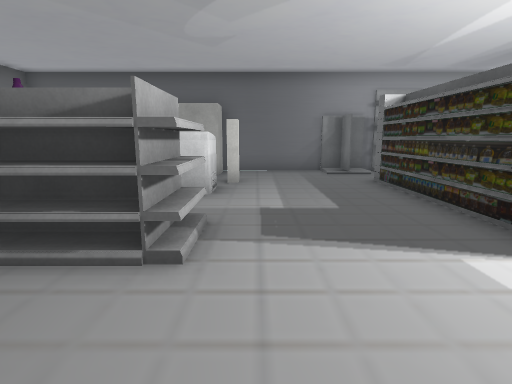
[1] (above)

16 first-person views from a walk through a 3-D level made in the Unity game engine. The camera is 1.2 m above the floor, tilts 10° down and sees 80° across. Doors are open. The floor is counted in squares, 1 m on a side. Each view is taken from the middle of a square. On the plan, view 1 faces up. The plan holds only what a view shows up to about 13 squares ahead; the rest is blank. The player character is not drawn. Some surface patterns are stand-ins.

[2]
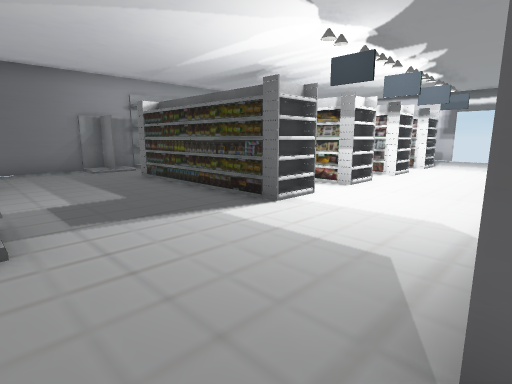

[3]
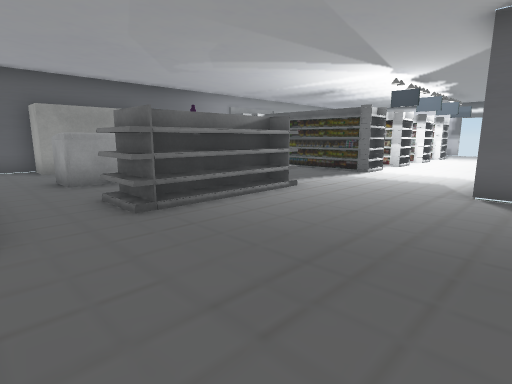

[4]
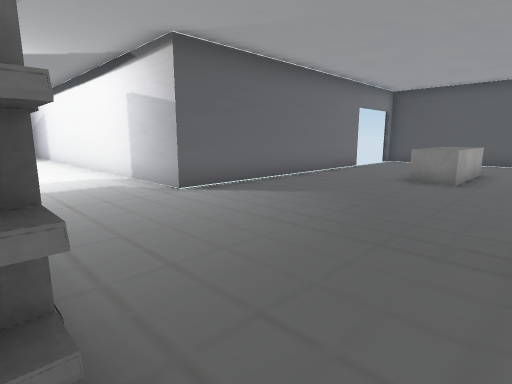

[5]
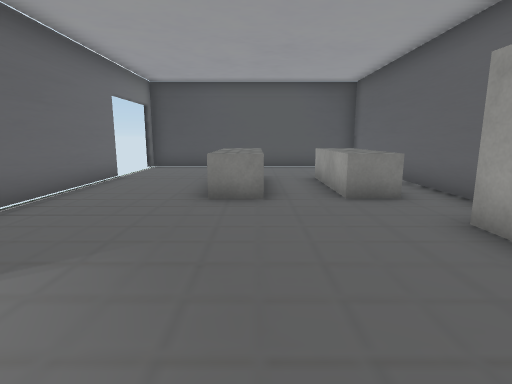

[6]
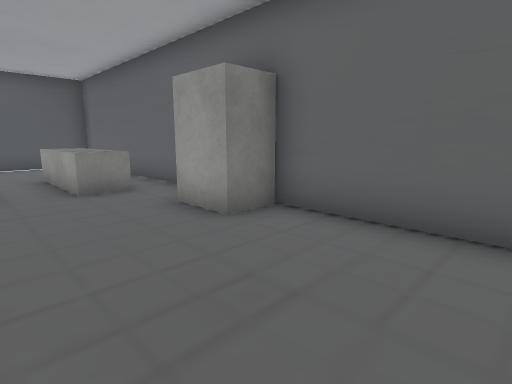

[7]
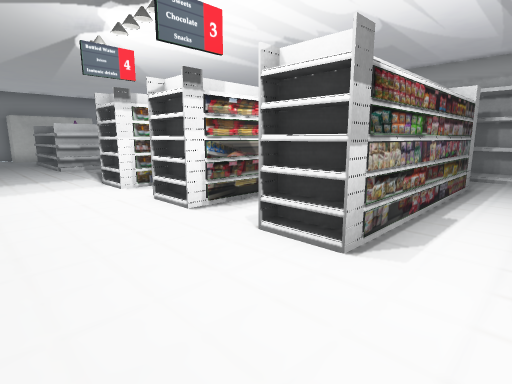

[8]
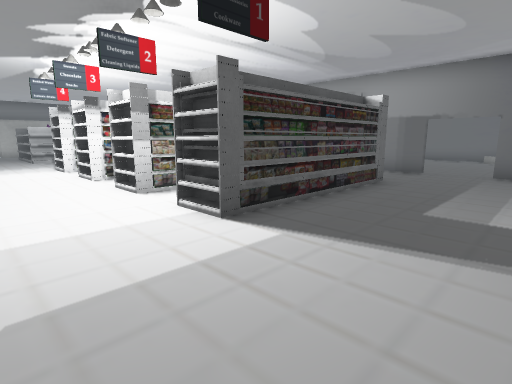

[9]
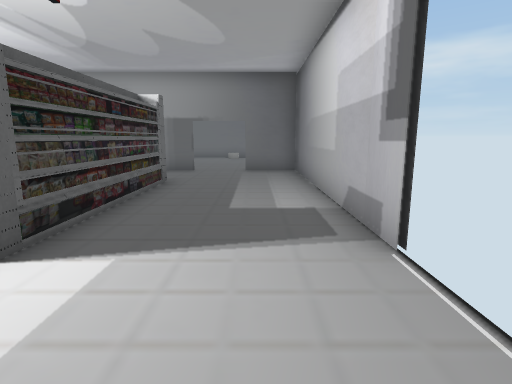

[10]
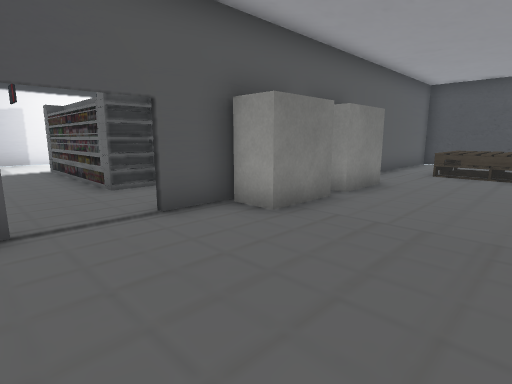

[11]
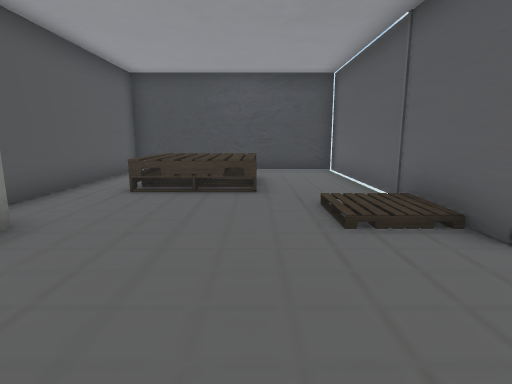

[12]
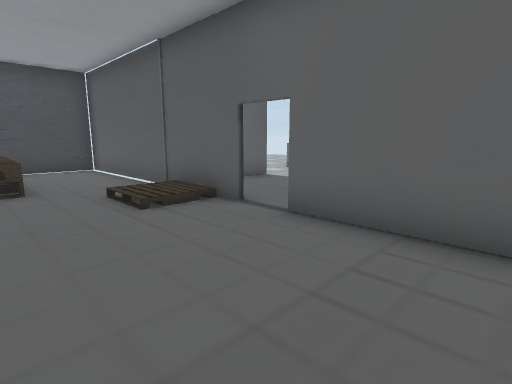

[13]
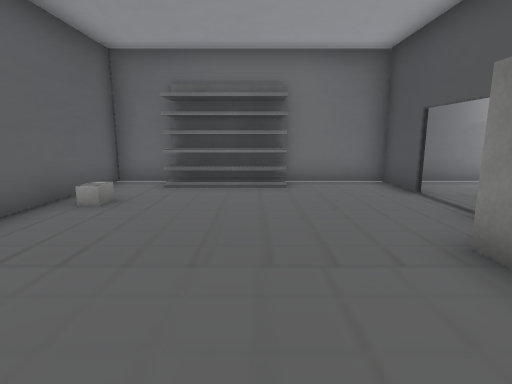

[14]
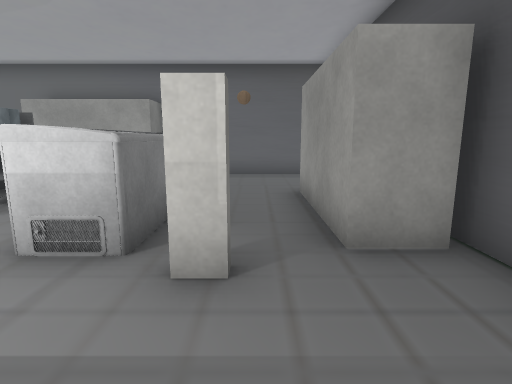

[15]
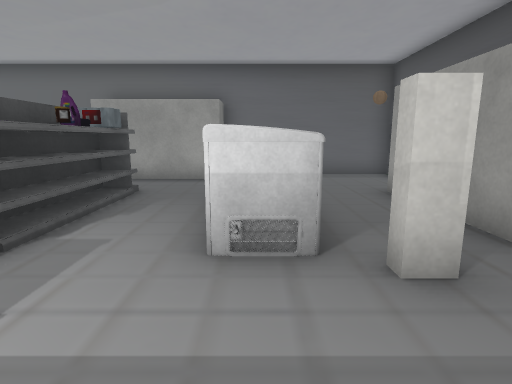

[16]
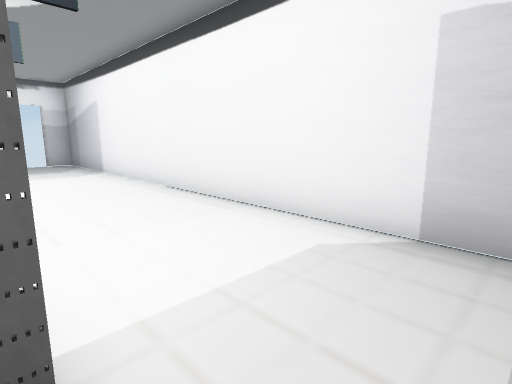

### Floor plan
Key: @ floor where view 1 was taken; # wall or solid block; x gap in a wall; . main floor; : floor 0.75 m higher than the main floor; / step, stairs or slope; D open door; ^ raised ledge; S shelf; C chest; B bottle; P pallet; F fridge; O other object.
Columns run from 8 left of view 1 to 18 right of it. Each row starts with its distance up from view 1.
 25              ^
 24              ..
 23               ..
 22               #.
 21                ..
 20                ...
 19         #########.#####  ##
 18         #......//.........#
 17         #......//........##
 16         #..///...........#
 15         # P  ............##
 14         #    :............#
 13         #   ..............#
 12   #     #.......###FF.....#
 11 #..S  SS###SSSSSSSSS##DD###
 10 #..SSSSS.....     .. .....#
  9 #......O....      .. .....#
  8 #...........S     S. S....#
  7 #..CCCCC...SSSS S SS S....#
  6 #S.........SSSS S SS S....#
  5  S.........SSSSSS SS S....#
  4  S.SOB S...SSSSSSSSS S....#
  3  S.S^^^S....S..S.SS.SS....x
  2  .........................
  1 #.........................
  0 #.......@.................x
 -1 #........#################
 -2 #........#
 -3 ##.......#
 -4  #.......#
 -5  ........#
 -6 #^^.^^...#
 -7 #^^.^^...#
 -8 #^^.^^...#
 -9 #^^.^^...#
-10 # ... ...
-11 # ... ...
-12 # ... ...
-13 ##########

Positions as (right, up) in squares from view 1, and headings:
1: (0, 0), facing up
2: (-1, -1), facing up-right
3: (-7, -2), facing up-right
4: (-6, 3), facing down-right
5: (-4, 0), facing down
6: (-4, 1), facing down-left
7: (12, 0), facing up-left
8: (17, 0), facing up-left
9: (16, 0), facing up
10: (16, 16), facing down-left
11: (12, 16), facing left
12: (13, 15), facing up-left
13: (9, 15), facing right
14: (2, 9), facing left
15: (2, 7), facing left
16: (2, 3), facing down-right
